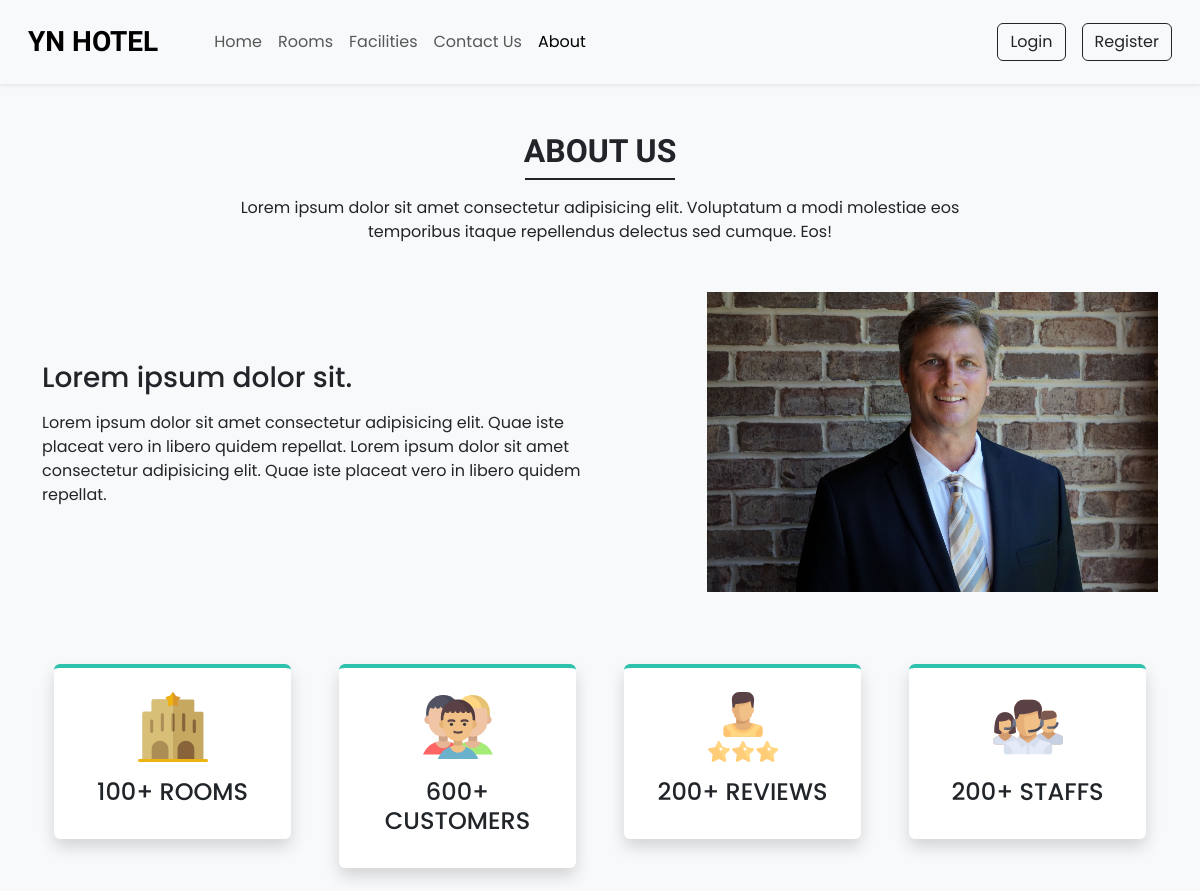
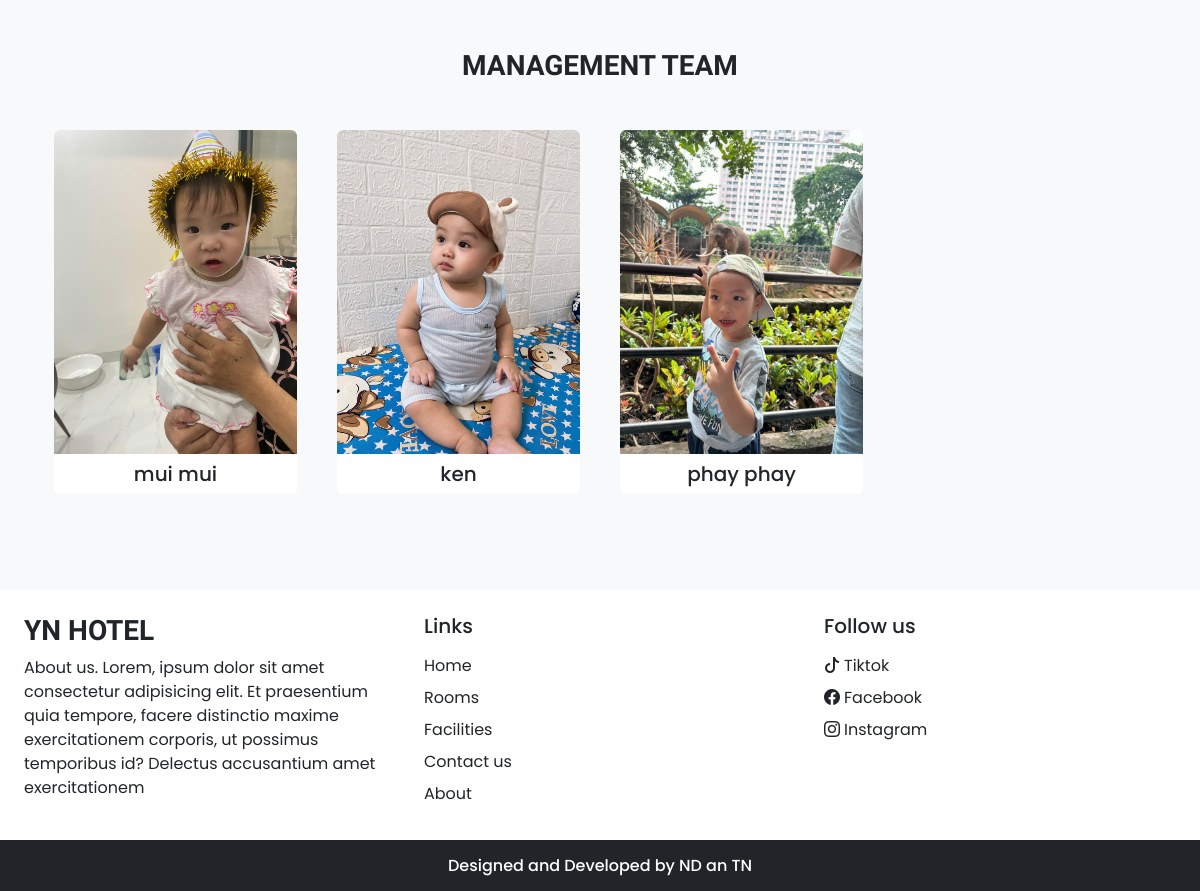
Page /about.php on the committed database (2 pictures, top to bottom).
### tables this page shows
CREATE TABLE `settings` (
  `sr_no` int(11) NOT NULL,
  `site_title` varchar(50) NOT NULL,
  `site_about` varchar(250) NOT NULL,
  `shutdown` tinyint(1) NOT NULL
);

CREATE TABLE `team_details` (
  `sr_no` int(11) NOT NULL,
  `name` varchar(100) NOT NULL,
  `picture` varchar(300) NOT NULL
);

### admin/inc/db_config.php (called while the page is built, shortened)
<?php
function selectAll($table)
{
    $con = $GLOBALS['con'];
    $res = mysqli_query($con, "SELECT * FROM $table");
    return $res;
}
function select($sql, $values, $datatypes)
{
    $con = $GLOBALS['con'];
    if ($stmt = mysqli_prepare($con, $sql)) {
        mysqli_stmt_bind_param($stmt, $datatypes, ...$values);
        if (mysqli_stmt_execute($stmt)) {
            $res = mysqli_stmt_get_result($stmt);
            return $res;
        } else {
            mysqli_stmt_close($stmt);
            die("Query cannot be excuted - Select");
        }
    } else {
        die("Query cannot be prepared - Select");
    }
}

### about.php (the view, shortened to what this page needs)
<!DOCTYPE html>
<html lang="en">
<head>
    <?php require 'inc/links.php' ?>
    <link rel="stylesheet" href="https://cdn.jsdelivr.net/npm/swiper@11/swiper-bundle.min.css" />
</head>
<body class="bg-light">
    <?php require 'inc/header.php'; ?>
    <div class="my-5 px-4">
        <h2 class="fw-bold h-font text-center">ABOUT US</h2>
        <div class="h-line bg-dark"></div>
        <p class="text-center mt-3">Lorem ipsum dolor sit amet consectetur adipisicing elit.
            Voluptatum a modi molestiae eos <br> temporibus itaque repellendus
            delectus sed cumque. Eos!</p>
    </div>
    <div class="container">
        <div class="row justify-content-between align-items-center">
            <div class="col-lg-6 col-md-5 mb-4 order-lg-1 order-md-1 order-2">
                <h3 class="mb-3">Lorem ipsum dolor sit.</h3>
                <p>
                    Lorem ipsum dolor sit amet consectetur adipisicing elit.
                    Quae iste placeat vero in libero quidem repellat.
                    Lorem ipsum dolor sit amet consectetur adipisicing elit.
                    Quae iste placeat vero in libero quidem repellat.
                </p>
            </div>
            <div class="col-lg-5 col-md-5 mb-4 order-lg-2 order-md-2 order-1">
                <img src="images/about/about.jpg" class="w-100">
            </div>
        </div>
    </div>
    <div class="container mt-5">
        <div class="row">
            <div class="col-lg-3 col-md-6 mb-4 px-4">
                <div class="bg-white rounded shadow p-4 border-top border-4 text-center box">
                    <img src="images/about/hotel.svg" width="70px">
                    <h4 class="mt-3">100+ ROOMS</h4>
                </div>
            </div>
            <div class="col-lg-3 col-md-6 mb-4 px-4">
                <div class="bg-white rounded shadow p-4 border-top border-4 text-center box">
                    <img src="images/about/customers.svg" width="70px">
                    <h4 class="mt-3">600+ CUSTOMERS</h4>
                </div>
            </div>
            <div class="col-lg-3 col-md-6 mb-4 px-4">
                <div class="bg-white rounded shadow p-4 border-top border-4 text-center box">
                    <img src="images/about/rating.svg" width="70px">
                    <h4 class="mt-3">200+ REVIEWS</h4>
                </div>
            </div>
            <div class="col-lg-3 col-md-6 mb-4 px-4">
                <div class="bg-white rounded shadow p-4 border-top border-4 text-center box">
                    <img src="images/about/staff.svg" width="70px">
                    <h4 class="mt-3">200+ STAFFS</h4>
                </div>
            </div>
        </div>
    </div>
    <h3 class="my-5 fw-bold h-font text-center">MANAGEMENT TEAM</h3>
    <div class="container px-4">
        <div class="swiper mySwiper">
            <div class="swiper-wrapper mb-5">
                <?php
                $about_r = selectAll('team_details');
                $path = ABOUT_IMG_PATH;
                while ($row = mysqli_fetch_assoc($about_r)) {
                    echo <<< data
                        <div class="swiper-slide bg-white text-center overflow-hidden rounded">
                            <img src="$path$row[picture]" class="w-100">
                            <h5 class="mt-2">$row[name]</h5>
                        </div>
                    data;
                }
                ?>
            </div>
        </div>
    </div>
    <?php require 'inc/footer.php'; ?>
</body>
</html>

### inc/links.php (shortened to what this page needs)
<link href="https://cdn.jsdelivr.net/npm/bootstrap@5.3.2/dist/css/bootstrap.min.css" rel="stylesheet">
<link rel="stylesheet" href="https://cdn.jsdelivr.net/npm/bootstrap-icons@1.11.3/font/bootstrap-icons.min.css">
<link rel="stylesheet" href="css/common.css">
<?php
require_once __DIR__ . '/../admin/inc/db_config.php';
$contact_q = "SELECT * FROM `contact_details` WHERE`sr_no` = ?";
$settings_q = "SELECT * FROM `settings` WHERE`sr_no` = ?";
$values = [1];
$contact_r = mysqli_fetch_assoc(select($contact_q, $values, 'i'));
$settings_r = mysqli_fetch_assoc(select($settings_q, $values, 'i'));
?>

### inc/header.php (shortened to what this page needs)
<nav id="nav-bar" class="navbar navbar-expand-lg bg-body-tertiary bg-white px-lg-3 py-lg-3 py-lg-2 shadow-sm sticky-top">
    <div class="container-fluid">
        <a class="navbar-brand me-5 fw-bold fs-3 h-font" href="index.php"><?php echo $settings_r['site_title'] ?></a>
        <div class="collapse navbar-collapse" id="navbarSupportedContent">
            <ul class="navbar-nav me-auto mb-2 mb-lg-0">
                <li class="nav-item">
                    <a class="nav-link" href="index.php">Home</a>
                </li>
                <li class="nav-item">
                    <a class="nav-link" href="rooms.php">Rooms</a>
                </li>
                <li class="nav-item">
                    <a class="nav-link" href="facilities.php">Facilities</a>
                </li>
                <li class="nav-item">
                    <a class="nav-link" href="contact.php">Contact Us</a>
                </li>
                <li class="nav-item">
                    <a class="nav-link" href="about.php">About</a>
                </li>
            </ul>
            <div class="d-flex">
                <?php
                if (isset($_SESSION['login']) && $_SESSION['login'] == true) {
                    $path = USERS_IMG_PATH;
                    echo <<<data
                            <div class="btn-group">
                                <button type="button" class="btn btn-outline-dark dropdown-toggle" data-bs-toggle="dropdown" data-bs-display="static" aria-expanded="false">
                                    <img src="$path{$_SESSION['uPic']}" style="width: 25px; height: 25px;" class="me-1 rounded-circle">
                                    {$_SESSION['uName']}
                                </button>
                                <ul class="dropdown-menu dropdown-menu-lg-end">
                                    <li><a class="dropdown-item text-white" style="background-color: #343a40;" href="profile.php">Profile</a></li>
                                    <li><a class="dropdown-item text-white" style="background-color: #343a40;" href="bookings.php">Bookings</a></li>
                                    <li><a class="dropdown-item text-white" style="background-color: #343a40;" href="logout.php">Logout</a></li>
                                </ul>
                            </div>
                        data;
                } else {
                    echo <<<data
                            <button type='button' class='btn btn-outline-dark shadow-none me-lg-3 me-2' data-bs-toggle='modal' data-bs-target='#loginModal'>
                                Login
                            </button>
                            <button type='button' class='btn btn-outline-dark shadow-none' data-bs-toggle='modal' data-bs-target='#registerModal'>
                                Register
                            </button>
                        data;
                }
                ?>
            </div>
        </div>
    </div>
</nav>

### inc/footer.php (shortened to what this page needs)
<div class="container-fluid bg-white mt-5">
    <div class="row">
        <div class="col-lg-4 p-4">
            <h3 class="h-font fw-bold fs-3 mb-2"><?php echo $settings_r['site_title'] ?></h3>
            <p><?php echo $settings_r['site_about'] ?> </p>
        </div>
        <div class="col-lg-4 p-4">
            <h5 class="mb-3">Links</h5>
            <a href="index.php" class="d-inline-block mb-2 text-dark text-decoration-none">Home</a> <br>
            <a href="rooms.php" class="d-inline-block mb-2 text-dark text-decoration-none">Rooms</a> <br>
            <a href="facilities.php" class="d-inline-block mb-2 text-dark text-decoration-none">Facilities</a> <br>
            <a href="contact.php" class="d-inline-block mb-2 text-dark text-decoration-none">Contact us</a> <br>
            <a href="about.php" class="d-inline-block mb-2 text-dark text-decoration-none">About</a>
        </div>
        <div class="col-lg-4 p-4">
            <h5 class="mb-3">Follow us</h5>
            <?php
            if ($contact_r['tiktok'] != '') {
                echo <<< data
                    <a href="$contact_r[tiktok]" class="d-inline-block text-dark text-decoration-none mb-2">
                        <i class="bi bi-tiktok me-1"></i>Tiktok
                    </a>
                    <br>
                data;
            }
            ?>
            <a href="<?php echo $contact_r['facebook'] ?>" class="d-inline-block text-dark text-decoration-none mb-2">
                <i class="bi bi-facebook me-1"></i>Facebook
            </a>
            <br>
            <a href="<?php echo $contact_r['instagram'] ?>" class="d-inline-block text-dark text-decoration-none">
                <i class="bi bi-instagram me-1"></i>Instagram
            </a>
        </div>
    </div>
</div>
<h6 class="text-center bg-dark text-white p-3 m-0">Designed and Developed by ND an TN</h6>

### css/common.css (style rules this page uses)
:root { --teal: #2ec1ac; --teal_hover: #279e8c; --teal_disabled: #94f5e6; }
* { font-family: "Poppins", sans-serif; }
.h-font { font-family: "Merienda", cursive; }
.h-line { width: 150px; margin: 0 auto; height: 1.7px; }

### about.php (style rules this page uses)
.box { border-top-color: var(--teal) !important; }

### rows in the picture
settings: site_title "YN HOTEL", site_about "About us. Lorem, ipsum dolor sit amet consectetur adipisicing elit. Et praesentium quia tempore, facere distinctio maxime exercitationem corporis, ut possimus temporibus id? Delectus accusantium amet exercitationem"
team_details: picture (picture), name "mui mui"
team_details: picture (picture), name "ken"
team_details: picture (picture), name "phay phay"
